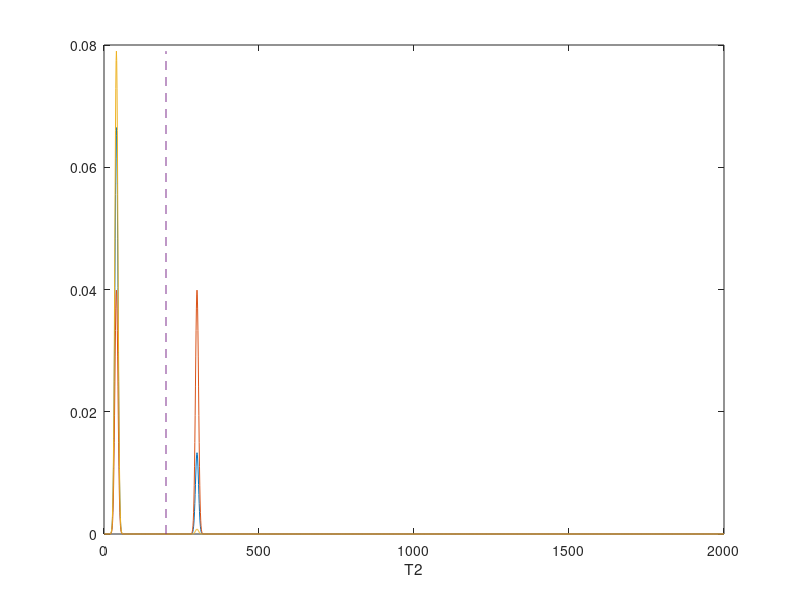

This figure's MATLAB source: (Note: this script raises an error after producing the figure.)
function [S, TEs, tname] = gen_t2signal
% GEN_T2SIGNAL Generate a signal from multi echo data
%
% [S, TEs] = gen_t2signal
%
% See also lwi_fit

% Echos
dTE = 25 ; % delta TE
TE1 = 25 ; % first TE (needs to be dTE for Prony fit in lwi_fit)
necho = 8 ; % number of echos including first

TEs = [0:(necho-1)]*dTE + TE1 ;

% Tissue T2 probability distribution on a discrete grid
np = 2000 ;
rangeT2 = [ 1 2000] ; % ms


T2s = linspace(rangeT2(1), rangeT2(2), np) ;

% Loop over examples
nexam_max = 10 ;

ix = 0 ; % running total
pT2 = zeros(np, nexam_max) ;

% Example 1

% Include tissue classes (could be spikes or Gaussian distributions)
% ix = ix + 1 ;
% pT2(40,ix) = 1 ; % index of 40 here coressponds to 40ms 
% pT2(300,ix) = 0.2 ;
% 
% % Example 2
% ix = ix + 1 ;
% pT2(40,ix) = 1;
% pT2(300,ix) = 0.1;
% 
% ix = ix + 1 ;
% pT2(45,ix) = 1;
% pT2(300,ix) = 0.1;
% 
% ix = ix + 1 ;
% pT2(40,ix) = 1;
% pT2(202,ix) = 0.1;

ix = ix + 1 ; tname{ix} = 'H1' ;
pT2 = addgaussian(pT2,T2s, ix,  40, 5, 5) ;
pT2 = addgaussian(pT2,T2s, ix, 300, 5, 1) ;

ix = ix + 1 ; tname{ix} = 'H2' ;
pT2 = addgaussian(pT2,T2s, ix,  40, 5, 1) ;
pT2 = addgaussian(pT2,T2s, ix, 300, 5, 1) ;

ix = ix + 1 ; tname{ix} = 'T' ;
pT2 = addgaussian(pT2,T2s, ix,  40, 5,10) ;
pT2 = addgaussian(pT2,T2s, ix, 300, 5, 0.1) ;

% ix = ix + 1 ;
% pT2(37,ix) = 0.7 ;
% pT2(131,ix) = 0.17;

% % Example 3
% ix = ix + 1 ;
% pT2(40,ix) = 1;
% pT2(1200,ix) = 0.2;
% 
% ix = ix + 1 ;
% pT2(40,ix) = 1 ; % index of 40 here coressoponds to 40ms 
% pT2(300,ix) = 0.1 ;
% 
% % Example 
% ix = ix + 1 ;
% pT2(40,ix) = 1 ;
% pT2(600,ix) = 0.1;
% 
% % Example 
% ix = ix + 1 ;
% pT2(40,ix) = 1;
% pT2(1200,ix) = 0.1;
% 
% ix = ix + 1 ;
% pT2(35,ix) = 1;
% pT2(1200,ix) = 0.1;

nexam = ix ;

% Ensure pT2s have a cumulative probability of 1
ptot = sum(pT2,1) ;
pT2 = pT2./repmat(ptot,[np 1]) ;

% Compute LWF
lwfT2 = 200 ; % LWF cut off T2 (ms) ;

[~,icutoff] = min(abs(T2s-lwfT2)) ;
figure
for iex = 1:nexam
    low = sum(pT2(1:icutoff,iex)) ;
    high = sum(pT2(icutoff+1:end, iex)) ;
    LWF(iex) = high / (low + high) ;
    tname{iex} = [tname{iex},' ',num2str(LWF(iex))] ;
    
    plot(T2s, pT2(:,iex)), hold on
end
xlabel('T2')

pT2 = pT2(:,1:nexam) ;

mp = max(pT2(:));
plot([T2s(icutoff) T2s(icutoff)],[0 mp],'--') % marker for LWI cutoff

epglwi(pT2, T2s, TEs, tname)

% Compute T2 signal
figure
for iex = 1:nexam
    S = zeros(1,necho) ;
    for iecho = 1: necho
        for iT2 = 1:np
            S(iecho) = S(iecho) + pT2(iT2,iex)*exp(-TEs(iecho)/T2s(iT2)) ;
        end
    end
    
    scale = 1/100 ;
    noise = randn(size(S))*scale + 1i*randn(size(S))*scale ;
    S = S + noise ;
    S = abs(S) ;
    
    plot(TEs,S, 'DisplayName',tname{iex}), hold on 
end

axis([0 max(TEs) 0 1]), grid on
xlabel('TE')
legend
disp(['LWFs: ',num2str(LWF)])



function pT2 = addgaussian(pT2,T2s, ix, u, sd,a)
for iT2 = 1:length(T2s)
    pT2(iT2,ix) = pT2(iT2,ix) + a*exp(-0.5*((T2s(iT2)-u) / sd).^2) ;
end



